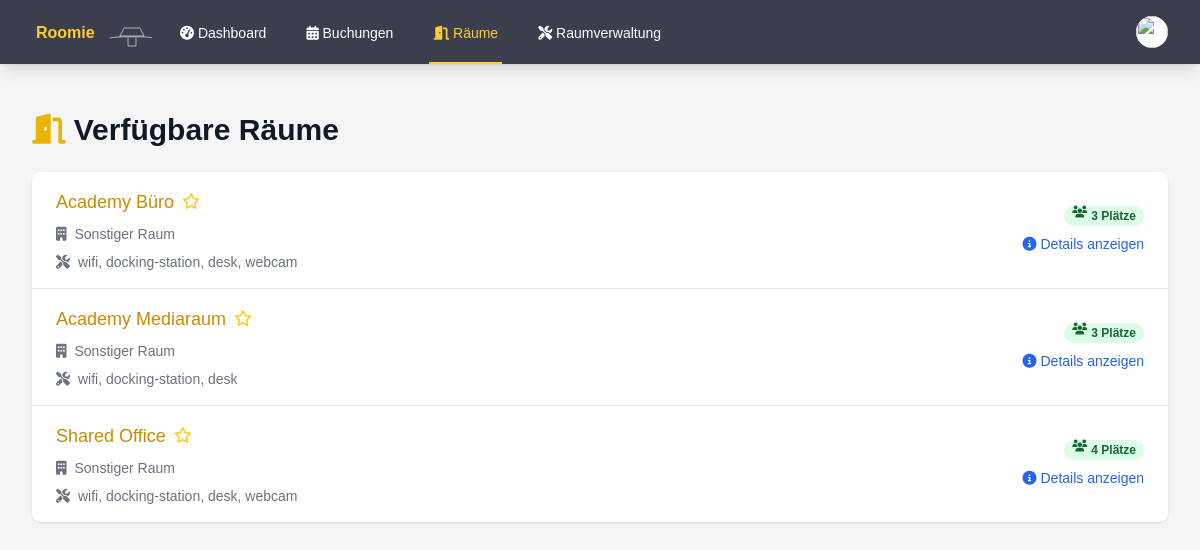
The app's page /rooms.php (signed in), older data.
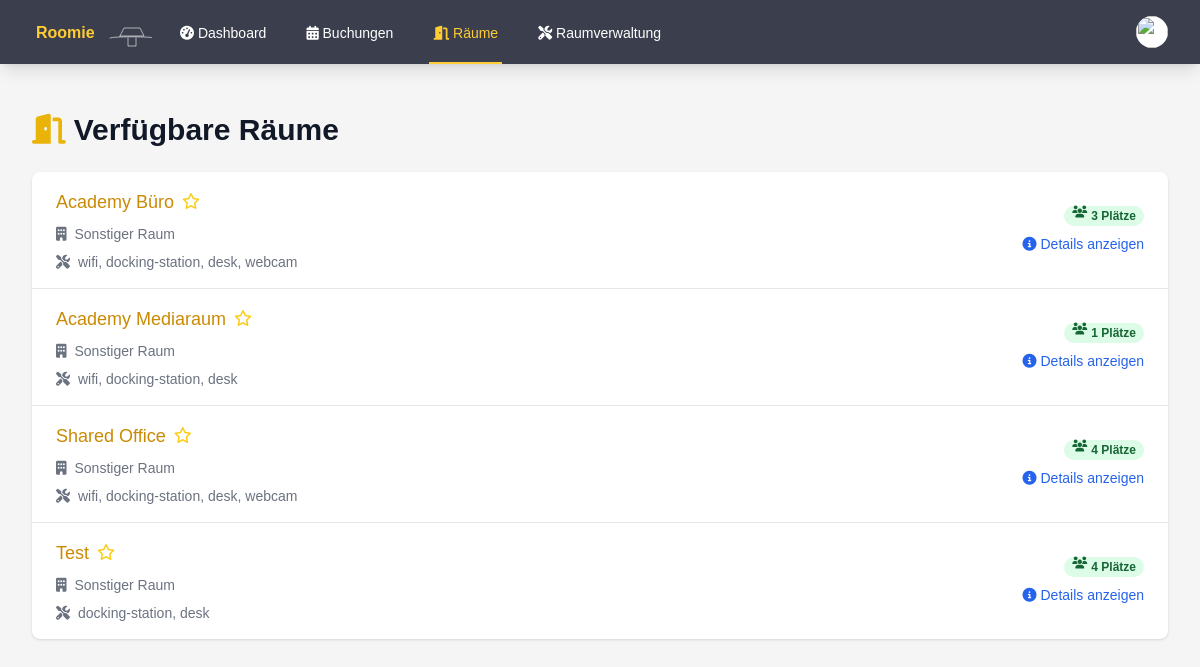
The same page, newer data.
### tables this page shows
CREATE TABLE rooms (
        id INTEGER PRIMARY KEY AUTOINCREMENT,
        name TEXT NOT NULL,
        number TEXT,
        type TEXT NOT NULL,
        capacity INTEGER DEFAULT 0,
        is_favorite INTEGER DEFAULT 0,
        equipment TEXT,
        grid_position INTEGER
    );

### auth.php (called while the page is built, shortened)
<?php
function isAdmin() {
    return isset($_SESSION['is_admin']) && $_SESSION['is_admin'] == 1;
}

### rooms.php (the view, shortened to what this page needs)
<?php
require_once 'auth.php';
$current_page = basename($_SERVER['PHP_SELF']);
try {
    $db = getDatabaseConnection();
    $stmt = $db->query('SELECT r.id, r.name, r.type, r.capacity, r.equipment, r.is_favorite
                        FROM rooms r
                        ORDER BY r.is_favorite DESC, r.name');
    $rooms = $stmt->fetchAll(PDO::FETCH_ASSOC);
} catch (PDOException $e) {
    $error = "Datenbankfehler: " . $e->getMessage();
}
function getRoomTypeName($type)
{
    switch ($type) {
        default:
            return 'Sonstiger Raum';
    }
}
?>
<!DOCTYPE html>
<html lang="de">
<head>
    <script src="https://cdn.tailwindcss.com"></script>
    <link rel="stylesheet" href="https://cdnjs.cloudflare.com/ajax/libs/font-awesome/6.4.0/css/all.min.css">
    <link rel="stylesheet" href="styles.css">
</head>
<body class="bg-custom-background">
    <nav class="bg-custom-nav shadow-lg" x-data="{ open: false }">
        <div class="max-w-7xl mx-auto px-4 sm:px-6 lg:px-8">
            <div class="flex justify-between h-16">
                <div class="flex">
                    <div class="flex-shrink-0 flex items-center">
                        <a href="index.php">
                            <img class="h-8 w-auto" src="test.svg" alt="Roomie Logo">
                        </a>
                    </div>
                    <div class="hidden sm:ml-6 sm:flex sm:space-x-8">
                        <a href="index.php" class="inline-flex items-center px-1 pt-1 border-b-2 text-sm font-medium <?php echo $current_page == 'index.php' ? 'active' : 'inactive'; ?>">
                            <i class="fas fa-tachometer-alt"></i>&nbsp;Dashboard
                        </a>
                        <a href="bookings.php" class="inline-flex items-center px-1 pt-1 border-b-2 text-sm font-medium <?php echo $current_page == 'bookings.php' ? 'active' : 'inactive'; ?>">
                            <i class="fas fa-calendar-alt"></i>&nbsp;Buchungen
                        </a>
                        <a href="rooms.php" class="inline-flex items-center px-1 pt-1 border-b-2 text-sm font-medium <?php echo $current_page == 'rooms.php' ? 'active' : 'inactive'; ?>">
                            <i class="fas fa-door-open"></i>&nbsp;Räume
                        </a>
                        <?php if (isAdmin()) : ?>
                            <a href="admin_rooms.php" class="inline-flex items-center px-1 pt-1 border-b-2 text-sm font-medium <?php echo $current_page == 'admin_rooms.php' ? 'active' : 'inactive'; ?>">
                                <i class="fas fa-tools"></i>&nbsp;Raumverwaltung
                            </a>
                        <?php endif; ?>
                    </div>
                </div>
                <div class="hidden sm:ml-6 sm:flex sm:items-center">
                    <div class="ml-3 relative" x-data="{ open: false }">
                        <div>
                            <button @click="open = !open" class="bg-white rounded-full flex text-sm focus:outline-none focus:ring-2 focus:ring-offset-2 focus:ring-yellow-500" id="user-menu" aria-haspopup="true" x-bind:aria-expanded="open">
                                <img class="h-8 w-8 rounded-full" src="<?php echo !empty($user['profile_image']) ? 'uploads/' . htmlspecialchars($user['profile_image']) : 'https://images.unsplash.com/photo-1472099645785-5658abf4ff4e?ixlib=rb-1.2.1&ixid=eyJhcHBfaWQiOjEyMDd9&auto=format&fit=facearea&facepad=2&w=256&h=256&q=80'; ?>" alt="">
                            </button>
                        </div>
                    </div>
                </div>
            </div>
        </div>
    </nav>
    <div class="max-w-7xl mx-auto py-6 sm:px-6 lg:px-8">
        <div class="px-4 py-6 sm:px-0">
            <h1 class="text-3xl font-bold text-gray-900 mb-6">
                <i class="fas fa-door-open text-yellow-500 mr-2"></i>Verfügbare Räume
            </h1>
            <div class="bg-white shadow overflow-hidden sm:rounded-lg">
                <ul class="divide-y divide-gray-200">
                    <?php foreach ($rooms as $room) : ?>
                        <li class="hover:bg-gray-50 transition duration-150 ease-in-out">
                            <div class="px-4 py-4 sm:px-6 flex justify-between items-center">
                                <div class="flex-1 min-w-0">
                                    <div class="flex items-center">
                                        <a href="room_details.php?id=<?php echo $room['id']; ?>" class="text-lg font-medium text-yellow-600 truncate hover:underline">
                                            <?php echo htmlspecialchars($room['name']); ?>
                                        </a>
                                        <form method="POST" action="rooms.php" class="ml-2">
                                            <button type="submit" class="focus:outline-none">
                                                <i class="<?php echo $room['is_favorite'] ? 'fas' : 'far'; ?> fa-star text-yellow-400 hover:text-yellow-500 transition duration-150 ease-in-out"></i>
                                            </button>
                                        </form>
                                    </div>
                                    <div class="mt-2 flex items-center text-sm text-gray-500">
                                        <i class="fas fa-building mr-2"></i>
                                        <?php echo htmlspecialchars(getRoomTypeName($room['type'])); ?>
                                    </div>
                                    <div class="mt-2 flex items-center text-sm text-gray-500">
                                        <i class="fas fa-tools mr-2"></i>
                                        <?php echo htmlspecialchars(implode(', ', json_decode($room['equipment'], true) ?? [])); ?>
                                    </div>
                                </div>
                                <div class="ml-4 flex-shrink-0 flex flex-col items-end">
                                    <span class="px-2 inline-flex text-xs leading-5 font-semibold rounded-full bg-green-100 text-green-800">
                                        <i class="fas fa-users mr-1"></i><?php echo $room['capacity']; ?> Plätze
                                    </span>
                                    <a href="room_details.php?id=<?php echo $room['id']; ?>" class="mt-2 text-blue-600 hover:text-blue-800 text-sm font-medium">
                                        <i class="fas fa-info-circle mr-1"></i>Details anzeigen
                                    </a>
                                </div>
                            </div>
                        </li>
                    <?php endforeach; ?>
                </ul>
            </div>
        </div>
    </div>
</body>
</html>

### styles.css (style rules this page uses)
.active { color: #ffcc33 !important; border-color: #ffcc33 !important; }
.inactive { color: #fff !important; border-color: transparent !important; }
body { font-family: 'Source Sans 3', sans-serif; }
.bg-custom-nav { background-color: #3b3e4d; }
.bg-custom-background { background-color: #f5f5f5; }

Row changes from the older to the newer data that the page shows:
changed rooms "Academy Mediaraum": capacity "3" → "1"
added rooms: name "Test", is_favorite 0 (drawn), type "Sonstiger Raum", equipment "docking-station, desk", capacity "4"
